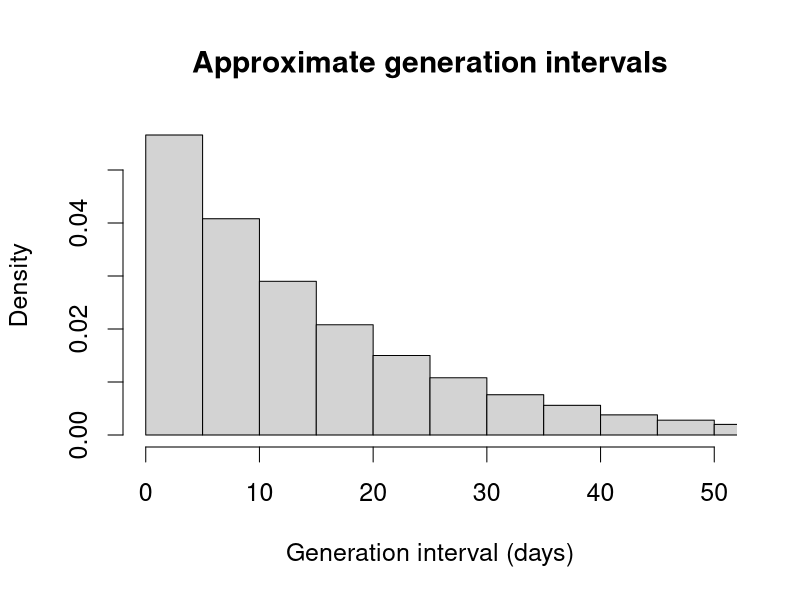
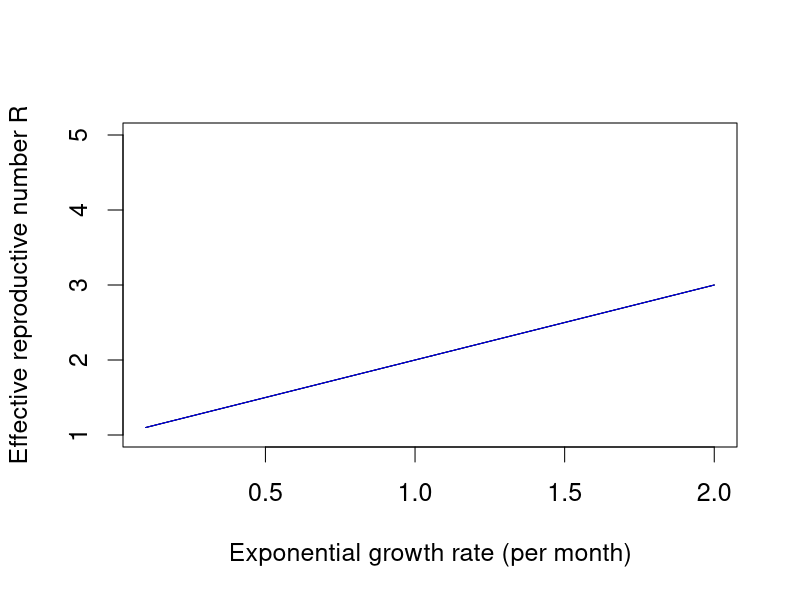
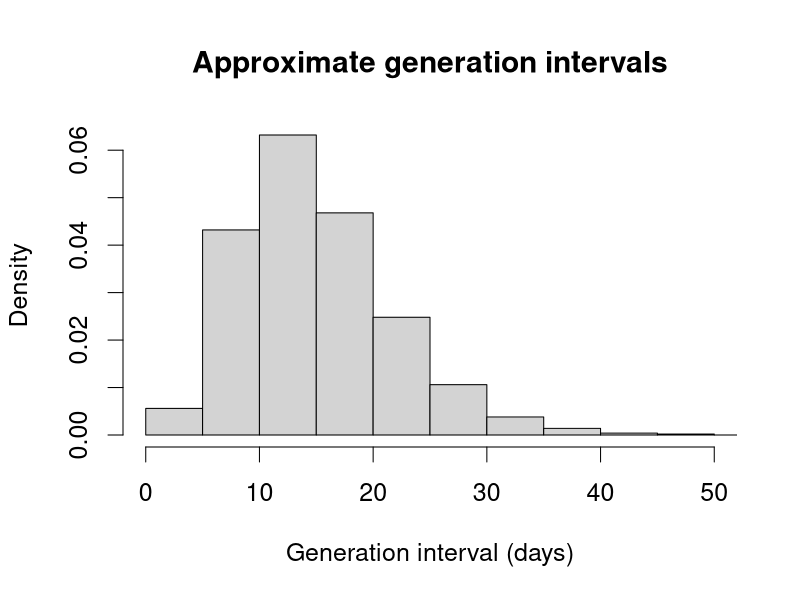
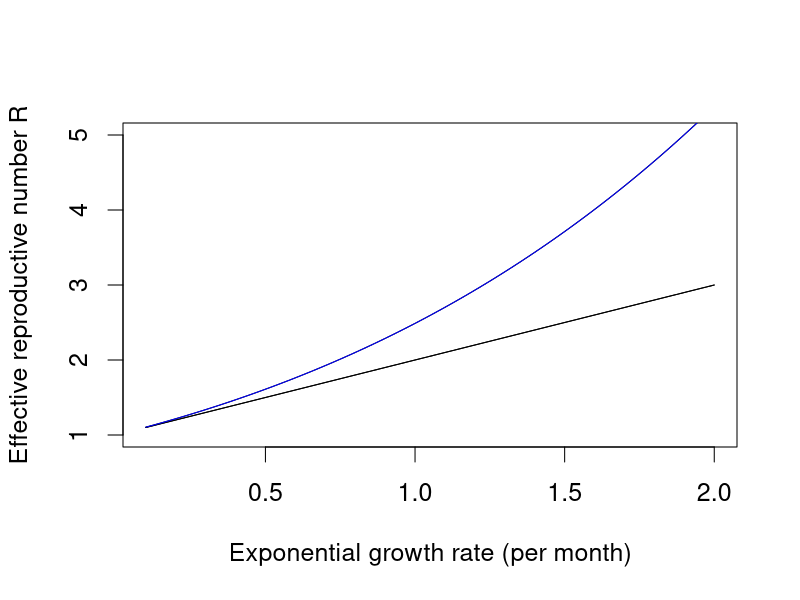
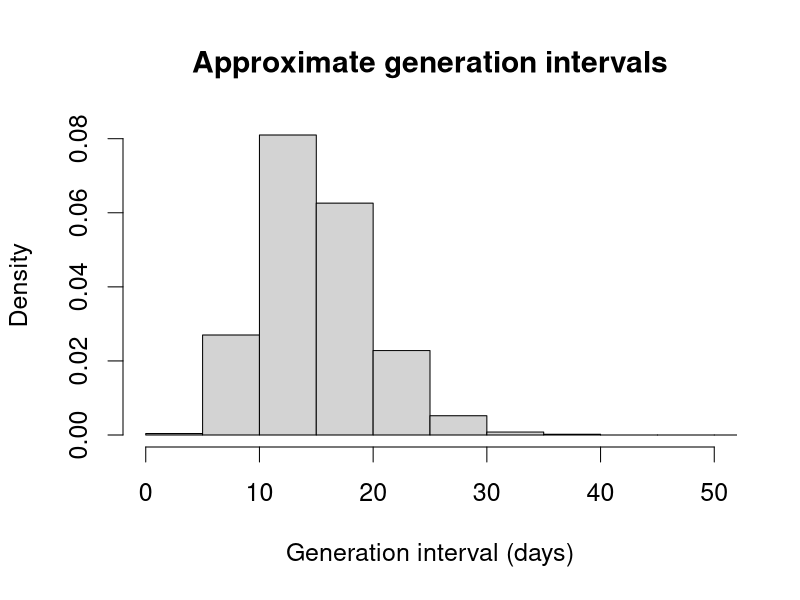
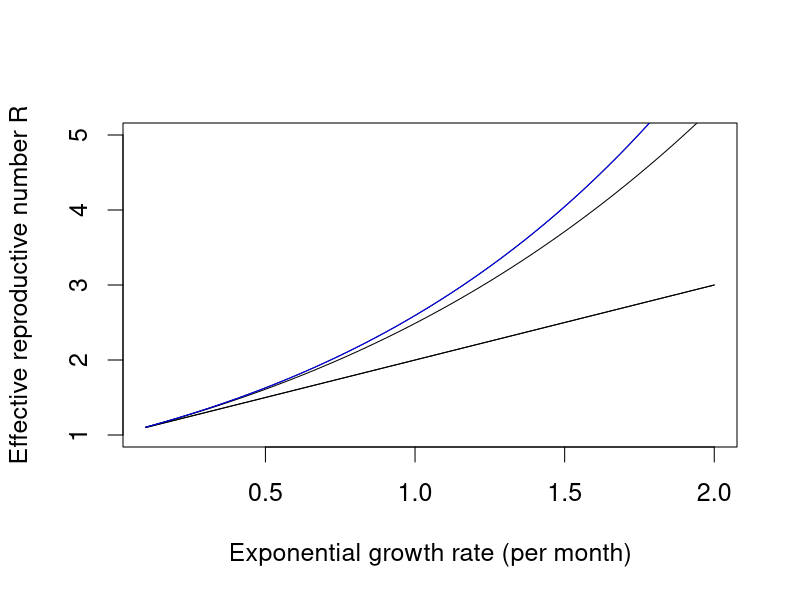
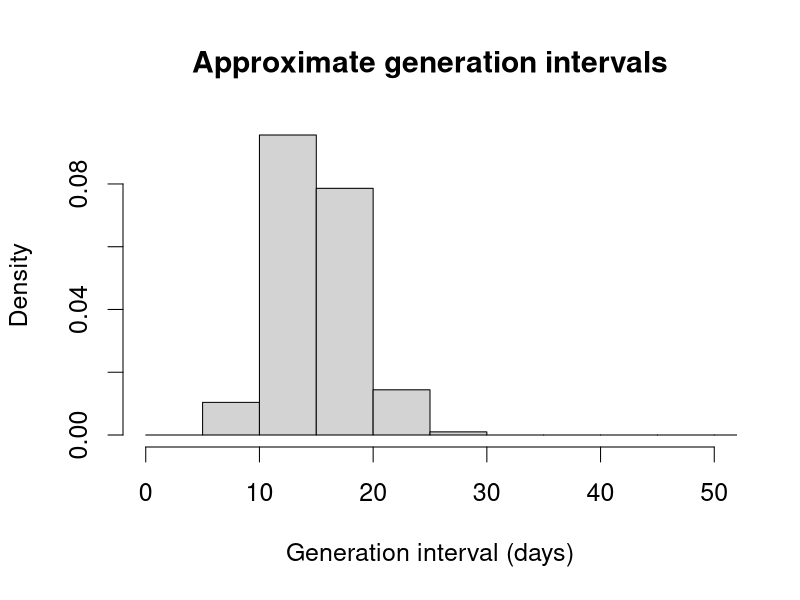
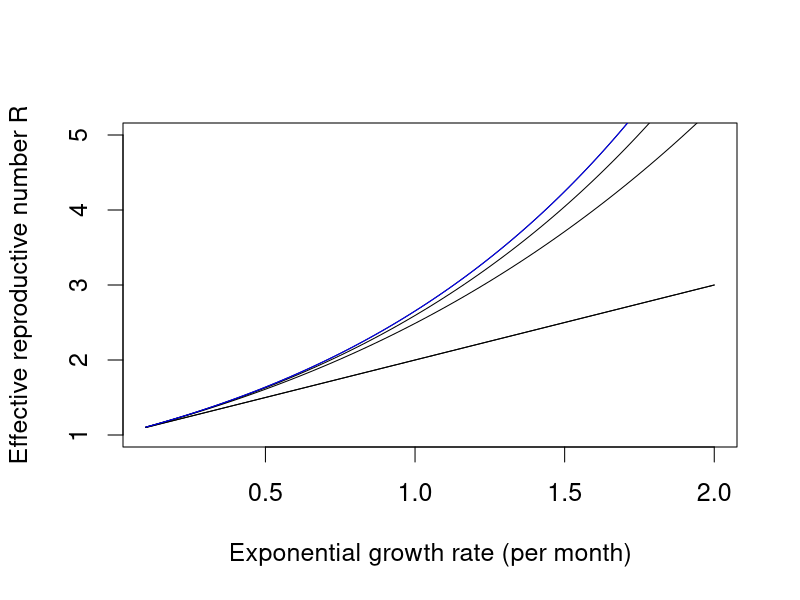

These figures' R source, in order:
set.seed(628)

par(cex=1.5)

nq <- 1000
time <- 15
shapes <- c(1, 5, 10, 20)

q <- (2*(1:nq)-1)/(2*nq)

for(s in 1:length(shapes)){
	shape <- shapes[[s]]
	gen <- qgamma(q, scale=time/shape, shape=shape)

	dname <- "Approximate generation intervals"

	print(hist(gen
		, 	probability=TRUE
		, main=dname
		, xlab="Generation interval (days)"
		, xlim=c(0, 50)
		, breaks=seq(0, 150, by=5)
	))

	print(shape)

	curve((1+x)
		, xlim=c(0.1, 2)
		, ylim=c(1, 5)
		, xlab = "Exponential growth rate (per month)"
		, ylab = "Effective reproductive number R"
	)

	for (ss in 1:s){
		curve(((1+x/shapes[ss])^shapes[ss])
			, add=TRUE
		)
	}

	curve(((1+x/shape)^shape)
		, add=TRUE
		, col="blue"
	)
}

